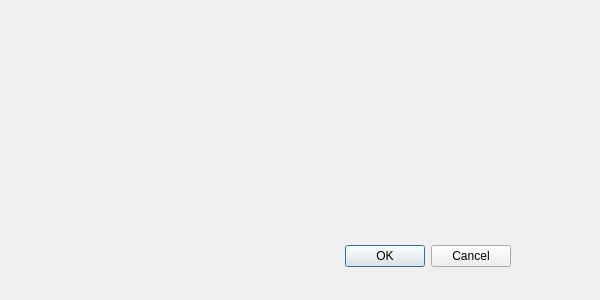
<?xml version="1.0" encoding="UTF-8"?>
<ui version="4.0">
 <class>AddSwitchEntityDialog</class>
 <widget class="QDialog" name="AddSwitchEntityDialog">
  <property name="windowModality">
   <enum>Qt::NonModal</enum>
  </property>
  <property name="geometry">
   <rect>
    <x>0</x>
    <y>0</y>
    <width>600</width>
    <height>300</height>
   </rect>
  </property>
  <property name="minimumSize">
   <size>
    <width>600</width>
    <height>300</height>
   </size>
  </property>
  <property name="maximumSize">
   <size>
    <width>600</width>
    <height>300</height>
   </size>
  </property>
  <property name="windowTitle">
   <string>Dialog</string>
  </property>
  <widget class="QDialogButtonBox" name="buttonBox">
   <property name="geometry">
    <rect>
     <x>170</x>
     <y>240</y>
     <width>341</width>
     <height>32</height>
    </rect>
   </property>
   <property name="orientation">
    <enum>Qt::Horizontal</enum>
   </property>
   <property name="standardButtons">
    <set>QDialogButtonBox::Cancel|QDialogButtonBox::Ok</set>
   </property>
  </widget>
  <widget class="SelectPathWidget" name="FirstSelectionWidget" native="true">
   <property name="geometry">
    <rect>
     <x>10</x>
     <y>10</y>
     <width>521</width>
     <height>90</height>
    </rect>
   </property>
  </widget>
  <widget class="SelectPathWidget" name="SecondSelectionWidget" native="true">
   <property name="geometry">
    <rect>
     <x>10</x>
     <y>120</y>
     <width>521</width>
     <height>90</height>
    </rect>
   </property>
  </widget>
 </widget>
 <customwidgets>
  <customwidget>
   <class>SelectPathWidget</class>
   <extends>QWidget</extends>
   <header>./../Classes/Qt/Tools/SelectPathWidget/SelectPathWidget.h</header>
   <container>1</container>
  </customwidget>
 </customwidgets>
 <resources/>
 <connections>
  <connection>
   <sender>buttonBox</sender>
   <signal>accepted()</signal>
   <receiver>AddSwitchEntityDialog</receiver>
   <slot>accept()</slot>
   <hints>
    <hint type="sourcelabel">
     <x>248</x>
     <y>254</y>
    </hint>
    <hint type="destinationlabel">
     <x>157</x>
     <y>274</y>
    </hint>
   </hints>
  </connection>
  <connection>
   <sender>buttonBox</sender>
   <signal>rejected()</signal>
   <receiver>AddSwitchEntityDialog</receiver>
   <slot>reject()</slot>
   <hints>
    <hint type="sourcelabel">
     <x>316</x>
     <y>260</y>
    </hint>
    <hint type="destinationlabel">
     <x>286</x>
     <y>274</y>
    </hint>
   </hints>
  </connection>
 </connections>
</ui>
